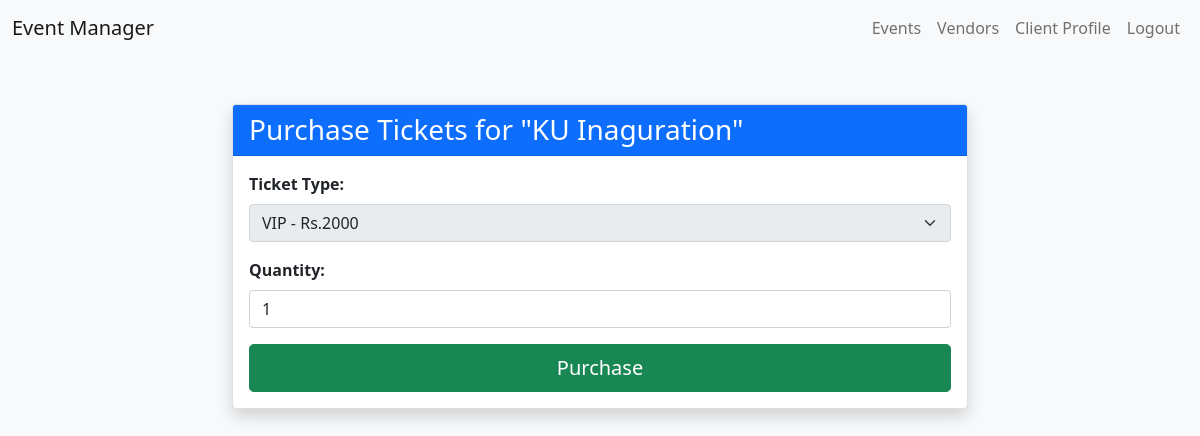
Page /ticket-purchase/1/ (signed in) on the earlier database version.
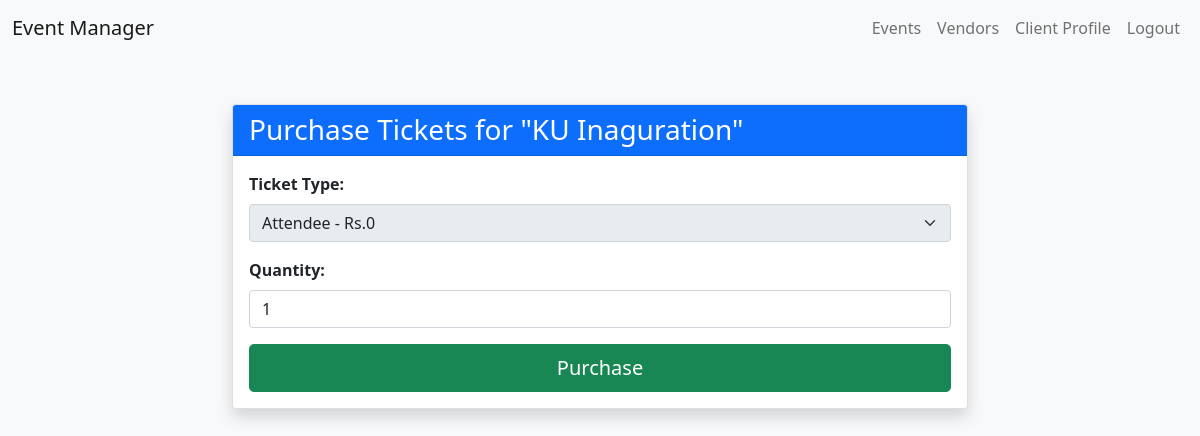
Same page on the later database version.
### base/models.py (models this page shows, shortened)
class TicketType(models.Model):
    name = models.CharField(max_length=100)

### base/views.py (the view, shortened to what this page needs)
# urls.py: path('ticket-purchase/<int:event_id>/', views.ticket_purchase, name='ticket-purchase'),
@login_required
def ticket_purchase(request, event_id):
    event = get_object_or_404(Event, id=event_id)
    registration = get_object_or_404(EventRegistration, event=event, client=request.user)
    return render(request, 'ticketPurchase.html', {
        'event': event,
        'selected_ticket_type': registration.ticket_type
    })

### base/templatetags/events.py (called while the page is built)
@register.filter(name='is_EventPlanner')
def is_EventPlanner(user):
    return user.groups.filter(name='Event Planner').exists()

@register.filter(name='is_Admin')
def is_Admin(user):
    return user.groups.filter(name='Admin').exists()

@register.filter(name='is_Vendor')
def is_Vendor(user):
    return user.groups.filter(name='Vendor').exists()

### templates/ticketPurchase.html (shortened to what this page needs)
{% load events %}
<!DOCTYPE html>
<html lang="en">
<head>
    <link href="https://cdn.jsdelivr.net/npm/bootstrap@5.0.2/dist/css/bootstrap.min.css" rel="stylesheet">
</head>
<body class="bg-light">
    {% include 'navbar.html' %}
    <div class="container mt-5">
        <div class="row justify-content-center">
            <div class="col-md-8">
                <div class="card shadow">
                    <div class="card-header bg-primary text-white">
                        <h3 class="mb-0">Purchase Tickets for "{{ event.name }}"</h3>
                    </div>
                    <div class="card-body">
                        <form method="POST">
                            <div class="mb-3">
                                <label for="ticket_type" class="form-label"><strong>Ticket Type:</strong></label>
                                <select name="ticket_type" id="ticket_type" class="form-select" disabled>
                                    <option value="{{ selected_ticket_type.id }}">
                                        {% if selected_ticket_type.name == 'Attendee' %}
                                            {{ selected_ticket_type.name }} - Rs.0
                                        {% elif selected_ticket_type.name == 'General Admission' %}
                                            {{ selected_ticket_type.name }} - Rs.500
                                        {% elif selected_ticket_type.name == 'VIP' %}
                                            {{ selected_ticket_type.name }} - Rs.2000
                                        {% endif %}
                                    </option>
                                </select>
                            </div>
                            <div class="mb-3">
                                <label for="quantity" class="form-label"><strong>Quantity:</strong></label>
                                <input type="number" name="quantity" id="quantity" class="form-control" min="1" value="1">
                            </div>
                            <div class="d-grid">
                                <button type="submit" class="btn btn-success btn-lg">Purchase</button>
                            </div>
                        </form>
                    </div>
                </div>
            </div>
        </div>
    </div>
</body>
</html>

Differences in the rows shown:
no longer on this page (row unchanged): TicketType: ticket_type "VIP - Rs.2000"
added TicketType: ticket_type "Attendee - Rs.0"
